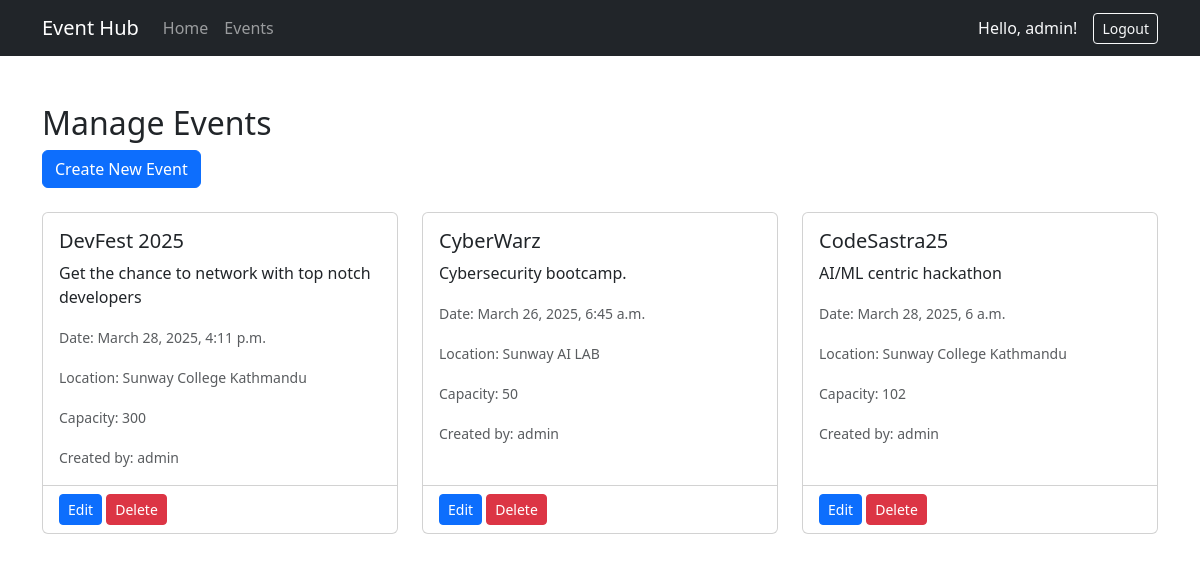
/post-events/ (signed in), run on an earlier commit of the app's database.
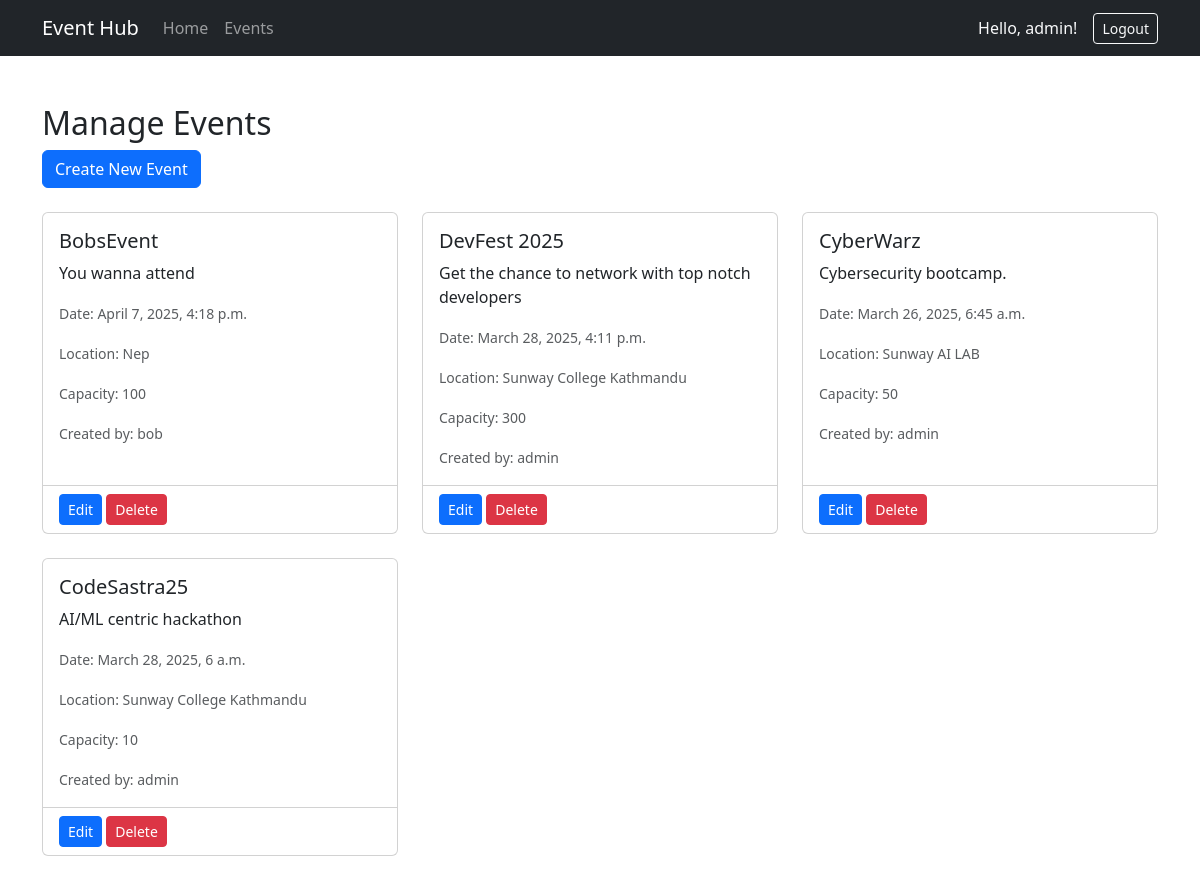
And on a later commit of the database.
### events/models.py (models this page shows, shortened)
class Event(models.Model):
    title = models.CharField(max_length=200)
    description = models.TextField()
    date = models.DateTimeField(default=timezone.now)
    location = models.CharField(max_length=200)
    capacity = models.PositiveBigIntegerField()
    created_by = models.ForeignKey(User, on_delete=models.CASCADE, related_name='created_events')
    created_at = models.DateTimeField(auto_now_add=True)
    updated_at = models.DateTimeField(auto_now=True)

### events/views.py (the view, shortened to what this page needs)
# urls.py: path("post-events/", postEvents, name="postEvents"),
@login_required
def postEvents(request):
    events = Event.objects.all().order_by('-created_at')
    return render(request, "events/postEvents.html", {"events": events})

### events/templates/events/postEvents.html (shortened to what this page needs)
<!DOCTYPE html>
<html lang="en">
<head>
  <link href="https://cdn.jsdelivr.net/npm/bootstrap@5.3.0/dist/css/bootstrap.min.css" rel="stylesheet">
</head>
<body>
  {% include 'navbar.html' %}
  <div class="container mt-5">
    <h2>Manage Events</h2>
    <a href="#createEventModal" data-bs-toggle="modal" class="btn btn-primary mb-4">Create New Event</a>
    <div class="row">
      {% if events %}
        {% for event in events %}
          <div class="col-md-4 mb-4">
            <div class="card h-100">
              <div class="card-body">
                <h5 class="card-title">{{ event.title }}</h5>
                <p class="card-text">{{ event.description|truncatechars:100 }}</p>
                <p class="card-text"><small class="text-muted">Date: {{ event.date }}</small></p>
                <p class="card-text"><small class="text-muted">Location: {{ event.location }}</small></p>
                <p class="card-text"><small class="text-muted">Capacity: {{ event.capacity }}</small></p>
                <p class="card-text"><small class="text-muted">Created by: {{ event.created_by.username }}</small></p>
              </div>
              <div class="card-footer bg-transparent">
                {% if user.is_authenticated and event.created_by == user or user.is_staff %}
                  <a href="{% url 'edit_event' event.id %}" class="btn btn-sm btn-primary">Edit</a>
                  <a href="{% url 'delete_event' event.id %}" class="btn btn-sm btn-danger">Delete</a>
                {% endif %}
              </div>
            </div>
          </div>
        {% endfor %}
      {% else %}
        <div class="col-12">
          <div class="alert alert-info">
            No events found. Create your first event!
          </div>
        </div>
      {% endif %}
    </div>
  </div>
</body>
</html>

### templates/navbar.html (shortened to what this page needs)
<nav class="navbar navbar-expand-lg navbar-dark bg-dark">
  <div class="container">
    <a class="navbar-brand" href="{% url 'eventlandingPage' %}">Event Hub</a>
    <div class="collapse navbar-collapse" id="navbarNav">
      <ul class="navbar-nav me-auto">
        <li class="nav-item">
          <a class="nav-link" href="{% url 'eventlandingPage' %}">Home</a>
        </li>
        <li class="nav-item">
          <a class="nav-link" href="{% url 'postEvents' %}">Events</a>
        </li>
      </ul>
      <ul class="navbar-nav align-items-center">
        {% if user.is_authenticated %}
          <li class="nav-item me-3">
            <span class="text-light">Hello, {{ user.username }}!</span>
          </li>
          <li class="nav-item">
            <form method="POST" action="{% url 'logout' %}" class="m-0">
              <button type="submit" class="btn btn-outline-light btn-sm">Logout</button>
            </form>
          </li>
        {% endif %}
      </ul>
    </div>
  </div>
</nav>

What changed in the data, as far as the page shows it:
added Event: title "BobsEvent", description "You wanna attend", date "April 7, 2025, 4:18 p.m.", location "Nep", capacity "100", created_by.username "bob", shows "Edit"
changed Event "CodeSastra25": capacity "102" → "10"
